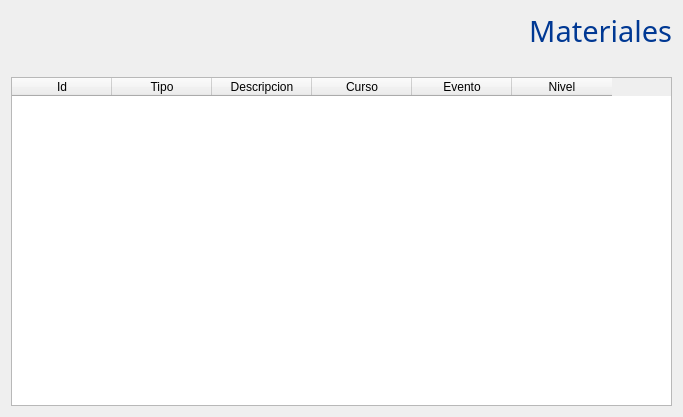
<?xml version="1.0" encoding="UTF-8"?>
<ui version="4.0">
 <class>materiales</class>
 <widget class="QWidget" name="materiales">
  <property name="geometry">
   <rect>
    <x>0</x>
    <y>0</y>
    <width>683</width>
    <height>417</height>
   </rect>
  </property>
  <property name="windowTitle">
   <string>Form</string>
  </property>
  <layout class="QVBoxLayout" name="verticalLayout">
   <item>
    <widget class="QLabel" name="label">
     <property name="font">
      <font>
       <family>Gill Sans MT</family>
       <pointsize>22</pointsize>
       <weight>50</weight>
       <italic>false</italic>
       <bold>false</bold>
      </font>
     </property>
     <property name="styleSheet">
      <string notr="true">font: 22pt &quot;Gill Sans MT&quot;;
color: rgb(00,56,147);</string>
     </property>
     <property name="text">
      <string>Materiales</string>
     </property>
     <property name="alignment">
      <set>Qt::AlignRight|Qt::AlignTrailing|Qt::AlignVCenter</set>
     </property>
    </widget>
   </item>
   <item>
    <spacer name="verticalSpacer">
     <property name="orientation">
      <enum>Qt::Vertical</enum>
     </property>
     <property name="sizeType">
      <enum>QSizePolicy::Fixed</enum>
     </property>
     <property name="sizeHint" stdset="0">
      <size>
       <width>20</width>
       <height>20</height>
      </size>
     </property>
    </spacer>
   </item>
   <item>
    <widget class="QTableWidget" name="tabla">
     <property name="font">
      <font>
       <family>Segoe UI</family>
       <pointsize>9</pointsize>
      </font>
     </property>
     <column>
      <property name="text">
       <string>Id</string>
      </property>
     </column>
     <column>
      <property name="text">
       <string>Tipo</string>
      </property>
     </column>
     <column>
      <property name="text">
       <string>Descripcion</string>
      </property>
     </column>
     <column>
      <property name="text">
       <string>Curso</string>
      </property>
     </column>
     <column>
      <property name="text">
       <string>Evento</string>
      </property>
     </column>
     <column>
      <property name="text">
       <string>Nivel</string>
      </property>
     </column>
    </widget>
   </item>
  </layout>
 </widget>
 <resources/>
 <connections/>
</ui>
